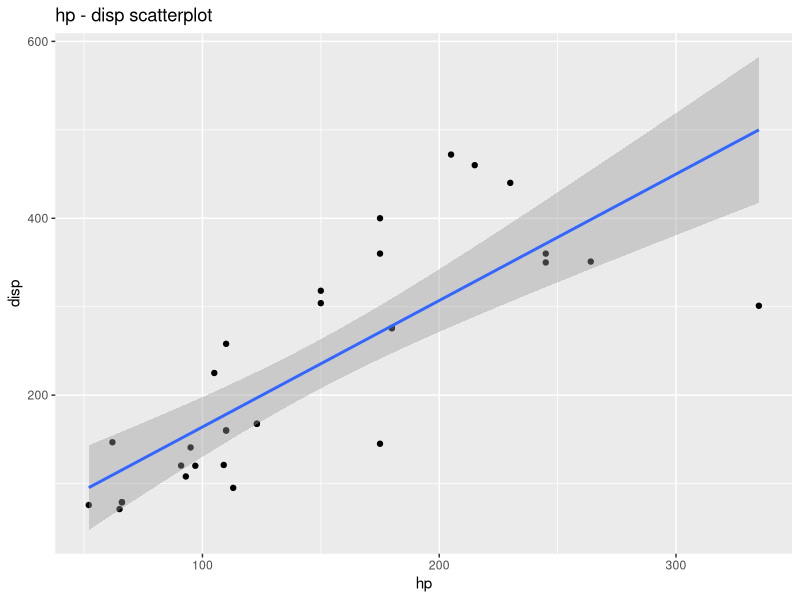

Recreate this plot in R.
## ---- chunk 1

library(ggplot2)

## ---- chunk 2

df <- mtcars

## ---- chunk 3

head(df)

## ---- chunk 4

ggplot(df, aes(x=hp, y = disp), ) + 
  geom_point() + 
  stat_smooth(method = "lm")+
  ggtitle("hp - disp scatterplot") 

